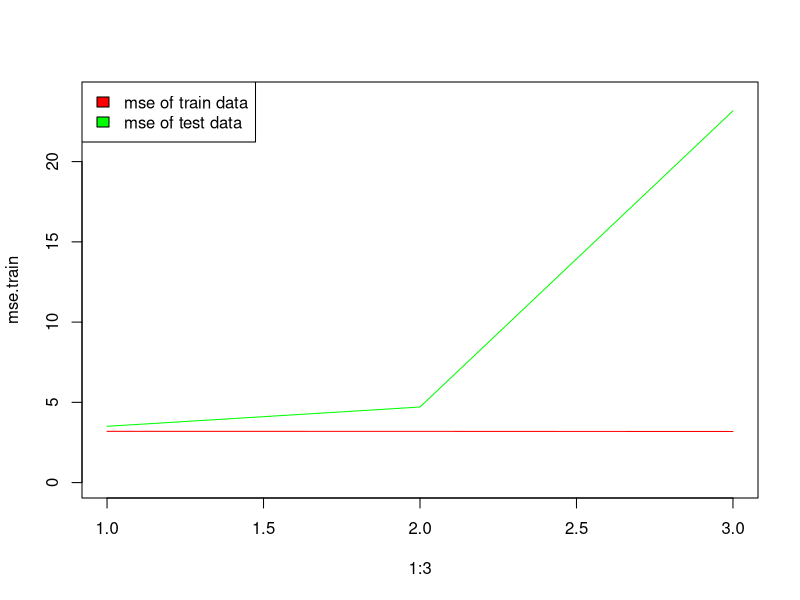

Write R code to recreate this figure.
## ---- chunk 1
#problem1
#1. For mse of train data, we would except mse become lower as the degree of freedom increase. For the test data, we would except the mse of the linear model would be the smallest.


true.f <- function(x) {
  f.out <- (3*x-5)
  return(f.out)
}


sim.training <- function(x.test=c(16)
                         ) {
  n <- 100
  sd.error <- 2
    x <- seq(4,20,length=n)
    y <- true.f(x)+rnorm(n,sd=sd.error)
    y.test <- true.f(x.test)+rnorm(length(x.test),sd=sd.error)

  return(list(data.train=data.frame(x=x,y=y),
              y.test=y.test))
}


predict.test.case <- function(degree,
                              data,
                              x.test) {
  model <- lm(y~poly(x,degree=degree),data=data)
  y.test.hat <- predict(model,newdata=data.frame(x=x.test))
  return(y.test.hat)
}

poly.predict <- function(degree.vec,
                          data,
                          x.test) {
    pred <- sapply(degree.vec,
                 predict.test.case,
                 data=data,
                 x.test=x.test)
    rownames(pred)  <- paste("TestCase",1:length(x.test),sep="")
  colnames(pred)  <- paste("D",degree.vec,sep="")
  return(pred)
}



set.seed(1)
#get the true value of y
data.for.use.test=sim.training(c(21:30))
y.train=data.for.use.test$data.train
y.true.test=data.for.use.test$y.test

#calculate mse of test data
mse.test=rep(0,3)
for(i in 1:3){
  mse.test[i]=y.predict.test=mean((poly.predict(i,y.train,c(21:30))-y.true.test)^2)
}

#calculate mse of train data
mse.train=rep(0,3)
y.true.train=y.train[,2]
x.train=y.train[,1]
for(i in 1:3){
  mse.train[i]=y.predict.test=mean((poly.predict(i,y.train,x.train)-y.true.train)^2)
}

print((mse.train))
print((mse.test))
plot(x=1:3,y=mse.train,type = "l",col="red",ylim=c(0,24))
lines(mse.test,col="green")
legend("topleft",legend = c("mse of train data","mse of test data"),fill=c("red","green"))
##the plot is the same as what we except
